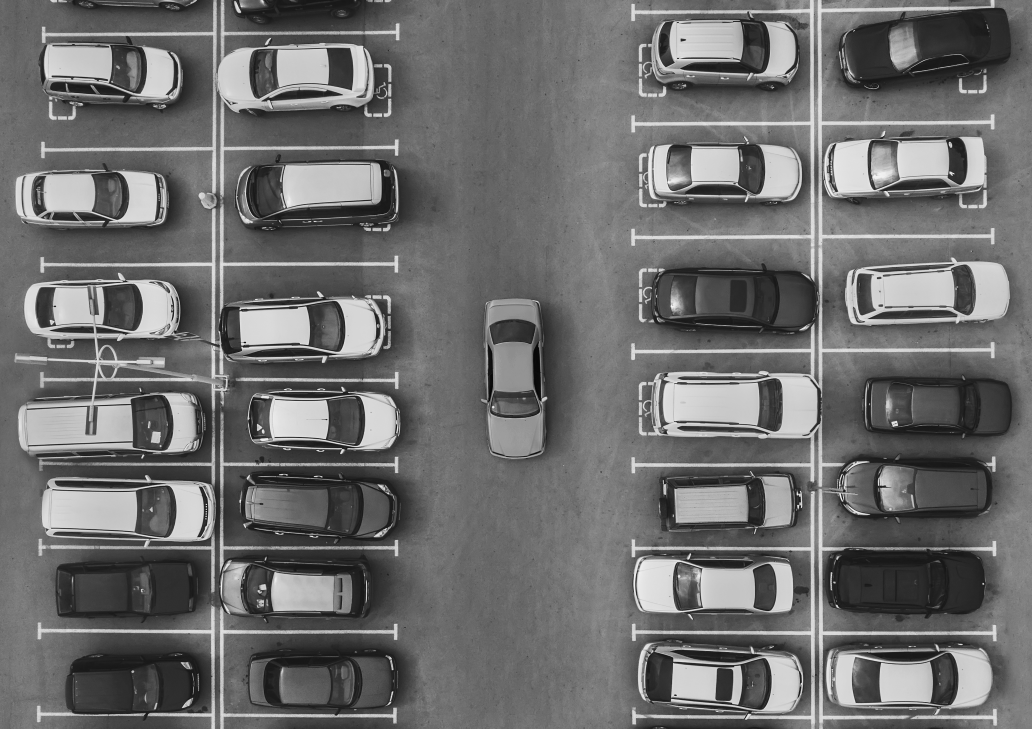
#> input picture output/steps/02_grayscale.png, 3096 x 2185 px (shown at 1/3 size)
$ python counting.py --input output/steps/02_grayscale.png
#> lines starting #> are read from the running program, lines starting #| are printed output that depends on the picture; after the words box and inside, x2 and y2 are one past the last pixel; in counts of white or black regions, pixels touching at a corner belong together
import argparse
import os

import cv2
import matplotlib.pyplot as plt
import numpy as np


BASE_SIZE = (3096, 2185)
OCCUPANCY_THRESHOLD = 0.08
EDGE_DENSITY_THRESHOLD = 0.025

# ROI dibuat dari posisi slot parkir pada gambar input. Nilai ini tetap diskalakan
# otomatis jika ukuran gambar berubah.
BASE_ROIS = np.array(
    [
        [130, 0, 620, 65], [700, 0, 1110, 95],
        [75, 130, 560, 335], [650, 135, 1160, 345],
        [30, 500, 505, 695], [705, 480, 1170, 685],
        [45, 835, 555, 1035], [675, 845, 1170, 1060],
        [35, 1085, 620, 1285], [735, 1110, 1190, 1320],
        [80, 1360, 590, 1605], [710, 1355, 1180, 1620],
        [85, 1645, 585, 1905], [690, 1660, 1165, 1905],
        [115, 1935, 625, 2180], [715, 1945, 1155, 2180],
        [1440, 835, 1635, 1325],
        [1935, 55, 2350, 290], [2500, 40, 3090, 275],
        [1920, 420, 2405, 625], [2510, 400, 3020, 610],
        [1930, 770, 2420, 995], [2520, 780, 3060, 980],
        [1920, 1090, 2405, 1325], [2570, 1100, 3060, 1305],
        [1920, 1360, 2405, 1605], [2520, 1320, 3035, 1585],
        [1920, 1640, 2420, 1905], [2505, 1600, 3060, 1885],
        [1900, 1930, 2410, 2180], [2500, 1930, 3065, 2180],
    ],
    dtype=np.float32,
)


def make_dirs(output_dir):
    os.makedirs(output_dir, exist_ok=True)
    os.makedirs(os.path.join(output_dir, "steps"), exist_ok=True)


def scaled_rois(image):
    height, width = image.shape[:2]
    scale = np.array([width / BASE_SIZE[0], height / BASE_SIZE[1]] * 2)
    rois = np.rint(BASE_ROIS * scale).astype(int)
    rois[:, [0, 2]] = np.clip(rois[:, [0, 2]], 0, width)
    rois[:, [1, 3]] = np.clip(rois[:, [1, 3]], 0, height)
    return rois


def create_masks(image):
    gray = cv2.cvtColor(image, cv2.COLOR_BGR2GRAY)
    hsv = cv2.cvtColor(image, cv2.COLOR_BGR2HSV)
    h, s, v = cv2.split(hsv)

    bright = ((v > 150) & (s < 105)).astype(np.uint8) * 255
    dark = ((v < 95) & (s < 150)).astype(np.uint8) * 255
    colored = ((s > 45) & (v > 55)).astype(np.uint8) * 255
    red = (((h < 12) | (h > 165)) & (s > 80) & (v > 80)).astype(np.uint8) * 255

    raw_mask = cv2.bitwise_or(cv2.bitwise_or(bright, dark), cv2.bitwise_or(colored, red))
    open_kernel = cv2.getStructuringElement(cv2.MORPH_ELLIPSE, (5, 5))
    close_kernel = cv2.getStructuringElement(cv2.MORPH_ELLIPSE, (13, 13))
    clean_mask = cv2.morphologyEx(raw_mask, cv2.MORPH_OPEN, open_kernel)
    clean_mask = cv2.morphologyEx(clean_mask, cv2.MORPH_CLOSE, close_kernel)
    edges = cv2.Canny(gray, 60, 160)

    return gray, raw_mask, clean_mask, edges


def detect_cars(rois, mask, edges):
    detections = []

    for i, (x1, y1, x2, y2) in enumerate(rois, start=1):
        roi_mask = mask[y1:y2, x1:x2]
        roi_edges = edges[y1:y2, x1:x2]
        area = max(1, roi_mask.size)
        mask_ratio = cv2.countNonZero(roi_mask) / area
        edge_density = cv2.countNonZero(roi_edges) / area

        if mask_ratio >= OCCUPANCY_THRESHOLD or edge_density >= EDGE_DENSITY_THRESHOLD:
            detections.append((i, x1, y1, x2, y2, mask_ratio, edge_density))

    return detections


def draw_rois(image, rois):
    result = image.copy()
    for i, (x1, y1, x2, y2) in enumerate(rois, start=1):
        cv2.rectangle(result, (x1, y1), (x2, y2), (255, 180, 0), 2)
        cv2.putText(result, str(i), (x1 + 6, max(22, y1 + 22)),
                    cv2.FONT_HERSHEY_SIMPLEX, 0.6, (255, 180, 0), 2)
    return result


def draw_result(image, detections):
    result = image.copy()

    for number, (_, x1, y1, x2, y2, _, _) in enumerate(detections, start=1):
        cv2.rectangle(result, (x1, y1), (x2, y2), (0, 255, 0), 3)
        cv2.putText(result, str(number), (x1 + 8, max(28, y1 + 28)),
                    cv2.FONT_HERSHEY_SIMPLEX, 0.8, (0, 0, 255), 2)

    label = f"Jumlah mobil: {len(detections)}"
    origin = (1230, 80)
    (tw, th), _ = cv2.getTextSize(label, cv2.FONT_HERSHEY_SIMPLEX, 1.5, 3)
    cv2.rectangle(result, (origin[0] - 18, origin[1] - th - 18),
                  (origin[0] + tw + 18, origin[1] + 14), (30, 30, 30), -1)
    cv2.putText(result, label, origin, cv2.FONT_HERSHEY_SIMPLEX,
                1.5, (0, 0, 255), 3, cv2.LINE_AA)
    return result


def save_overview(paths, output_path):
    titles = ["Original", "Grayscale", "Raw mask", "Morphology",
              "Edges", "ROI candidates", "Result"]

    plt.figure(figsize=(15, 9))
    for i, (title, path) in enumerate(zip(titles, paths), start=1):
        image = cv2.imread(path)
        if image is None:
            continue
        image = cv2.cvtColor(image, cv2.COLOR_BGR2RGB) if image.ndim == 3 else image
        plt.subplot(2, 4, i)
        plt.imshow(image, cmap="gray" if image.ndim == 2 else None)
        plt.title(title)
        plt.axis("off")

    plt.tight_layout()
    plt.savefig(output_path, dpi=160)
    plt.close()


def write_count(output_dir, detections):
    with open(os.path.join(output_dir, "count.txt"), "w", encoding="utf-8") as file:
        file.write(f"Jumlah mobil terdeteksi: {len(detections)}\n")
        for roi_id, x1, y1, x2, y2, mask_ratio, edge_density in detections:
            file.write(
                f"ROI {roi_id}: bbox=({x1}, {y1}, {x2}, {y2}), "
                f"mask_ratio={mask_ratio:.3f}, edge_density={edge_density:.3f}\n"
            )


def run(input_path, output_dir):
    image = cv2.imread(input_path)
    if image is None:
        raise FileNotFoundError(f"Gambar tidak ditemukan: {input_path}")

    make_dirs(output_dir)
    steps_dir = os.path.join(output_dir, "steps")

    gray, raw_mask, clean_mask, edges = create_masks(image)
    rois = scaled_rois(image)
    detections = detect_cars(rois, clean_mask, edges)
    roi_preview = draw_rois(image, rois)
    result = draw_result(image, detections)

    paths = [
        os.path.join(steps_dir, "01_original.png"),
        os.path.join(steps_dir, "02_grayscale.png"),
        os.path.join(steps_dir, "03_raw_mask.png"),
        os.path.join(steps_dir, "04_morphology.png"),
        os.path.join(steps_dir, "05_edges.png"),
        os.path.join(steps_dir, "06_roi_candidates.png"),
        os.path.join(output_dir, "result.png"),
    ]

    for path, image_step in zip(paths, [image, gray, raw_mask, clean_mask, edges, roi_preview, result]):
        cv2.imwrite(path, image_step)

    save_overview(paths, os.path.join(steps_dir, "pipeline_overview.png"))
    write_count(output_dir, detections)
    return len(detections), paths[-1], os.path.join(steps_dir, "pipeline_overview.png")


def main():
    parser = argparse.ArgumentParser(description="Hitung jumlah mobil pada citra parkiran.")
    parser.add_argument("--input", default="input/parking.jpg")
    parser.add_argument("--output", default="output")
    args = parser.parse_args()

    count, result_path, overview_path = run(args.input, args.output)
#> in run, image is the input picture: shape (2185, 3096, 3); min 0, max 255, mean 109.3
#> in create_masks, `hsv = cv2.cvtColor(image, cv2.COLOR_BGR2HSV)`: hsv: shape (2185, 3096, 3); mean H, S, V 0, 0, 109.3
#> in create_masks, `h, s, v = cv2.split(hsv)`: h: shape (2185, 3096); every value is 0
#> in create_masks, `bright = ((v > 150) & (s < 105)).astype(np.uint8) * 255`:
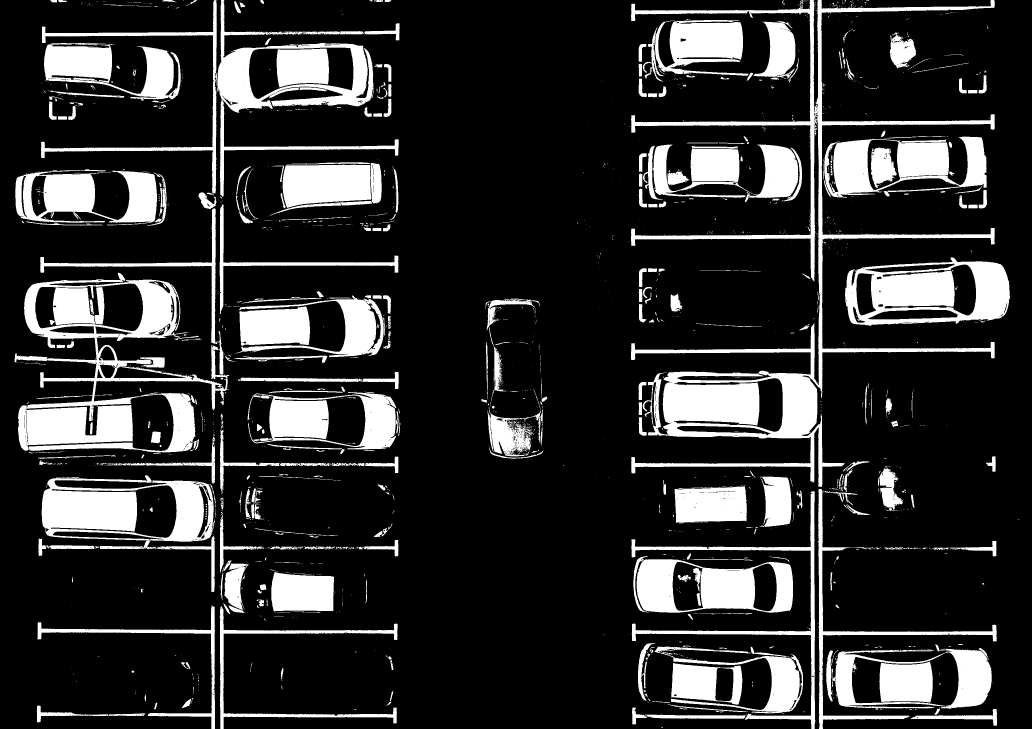
#> bright: shape (2185, 3096) (shown at 1/3 size); 18% white; 2101 white regions (1601 under 20 px), largest, box (x1, y1, x2, y2) and area: (1893, 0, 2985, 1461) 155560, (43, 818, 683, 1357) 80233, (125, 1426, 645, 1648) 60710
#> in create_masks, `dark = ((v < 95) & (s < 150)).astype(np.uint8) * 255`: dark: shape (2185, 3096); 39.1% white; 10703 white regions (10072 under 20 px), largest, box (x1, y1, x2, y2) and area: (64, 797, 1269, 1891) 448333, (2467, 1059, 3064, 1643) 236507, (667, 448, 1351, 787) 127477
#> in create_masks, `raw_mask = cv2.bitwise_or(cv2.bitwise_or(bright, dark), cv2.bitwise_or..`: raw_mask: shape (2185, 3096); 57.2% white; 16429 black regions (15083 under 20 px), largest, box (x1, y1, x2, y2) and area: (1068, 0, 2436, 2185) 1612882, (2464, 0, 3096, 2185) 444513, (0, 0, 800, 2185) 392759
#> in create_masks, `clean_mask = cv2.morphologyEx(raw_mask, cv2.MORPH_OPEN, open_kernel)`: clean_mask: shape (2185, 3096); 54.1% white; 6873 black regions (5880 under 20 px), largest, box (x1, y1, x2, y2) and area: (1009, 0, 2457, 2185) 1726675, (0, 0, 1008, 2185) 488550, (2463, 0, 3096, 2185) 482148
#> in create_masks, `clean_mask = cv2.morphologyEx(clean_mask, cv2.MORPH_CLOSE, close_kernel)`: clean_mask: shape (2185, 3096); 58.7% white; 216 black regions, largest, box (x1, y1, x2, y2) and area: (1086, 0, 2433, 2185) 1605057, (2464, 0, 3096, 2185) 449435, (0, 0, 639, 2185) 341100
#> in create_masks, `edges = cv2.Canny(gray, 60, 160)`:
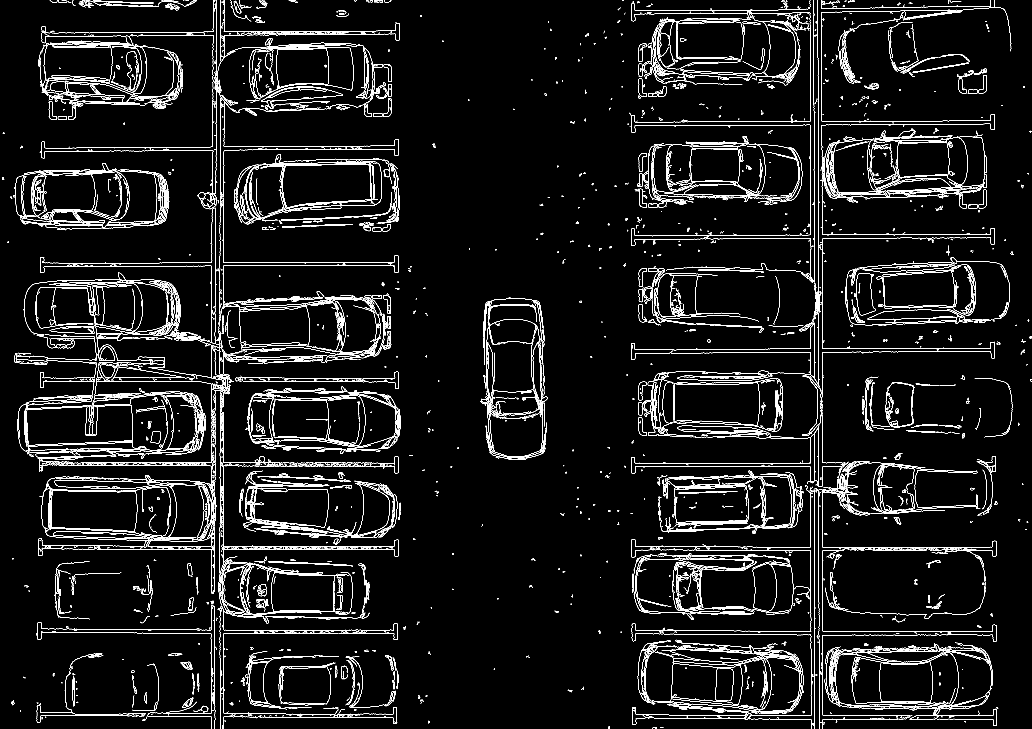
#> edges: shape (2185, 3096) (shown at 1/3 size); 4.1% white in thin lines or dots
#> in run, `rois = scaled_rois(image)`: rois = 31 rows, first 6: [130, 0, 620, 65], [700, 0, 1110, 95], [75, 130, 560, 335], [650, 135, 1160, 345], [30, 500, 505, 695], [705, 480, 1170, 685]
#> the loop in detect_cars, `for i, (x1, y1, x2, y2) in enumerate(rois, start=1):` made 31 passes
#> (x1, y1, x2, y2, area, mask_ratio, edge_density) on passes 1 to 12: (130, 0, 620, 65, 31850, 0.875, 0.0498), (700, 0, 1110, 95, 38950, 0.981, 0.0295), (75, 130, 560, 335, 99425, 0.84, 0.0799), (650, 135, 1160, 345, 107100, 0.955, 0.0732), (30, 500, 505, 695, 92625, 0.879, 0.087), (705, 480, 1170, 685, 95325, 0.96, 0.079), (45, 835, 555, 1035, 102000, 0.902, 0.0799), (675, 845, 1170, 1060, 106425, 0.937, 0.0655), (35, 1085, 620, 1285, 117000, 0.841, 0.0712), (735, 1110, 1190, 1320, 95550, 0.989, 0.0642), (80, 1360, 590, 1605, 124950, 0.89, 0.0621), (710, 1355, 1180, 1620, 124550, 0.86, 0.0757)
#> pass 1, in detect_cars, `roi_edges = edges[y1:y2, x1:x2]`:
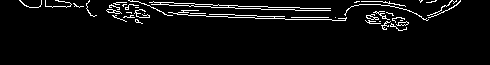
#> roi_edges: shape (65, 490); 5% white in thin lines or dots, all inside (x1, y1, x2, y2) = (19, 0, 461, 31)
#> after the loop in detect_cars, `for i, (x1, y1, x2, y2) in enumerate(rois, start=1):`:
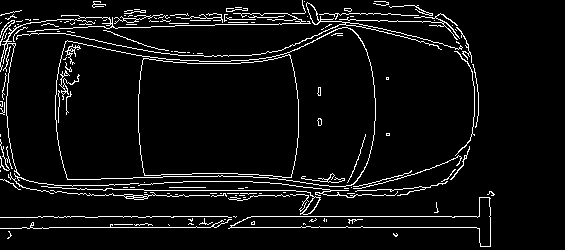
#> roi_edges: shape (250, 565); 6% white in thin lines or dots, all inside (x1, y1, x2, y2) = (0, 0, 495, 247)
#> after the loop in detect_cars, `for i, (x1, y1, x2, y2) in enumerate(rois, start=1):`:
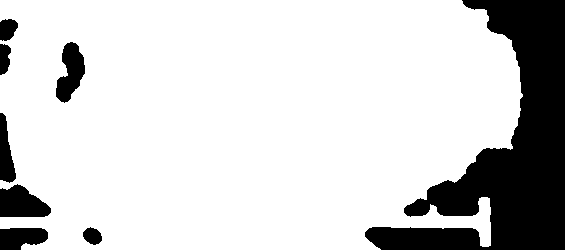
#> roi_mask: shape (250, 565); 81.8% white; 8 black regions, largest, box (x1, y1, x2, y2) and area: (365, 0, 565, 250) 21093, (0, 184, 51, 217) 1220, (56, 42, 85, 103) 1069
#> after the loop in detect_cars, `for i, (x1, y1, x2, y2) in enumerate(rois, start=1):`: detections = 31 items
#> the loop in draw_rois, `for i, (x1, y1, x2, y2) in enumerate(rois, start=1):` made 31 passes
#> (x1, y1, x2, y2) on passes 1 to 12: (130, 0, 620, 65), (700, 0, 1110, 95), (75, 130, 560, 335), (650, 135, 1160, 345), (30, 500, 505, 695), (705, 480, 1170, 685), (45, 835, 555, 1035), (675, 845, 1170, 1060), (35, 1085, 620, 1285), (735, 1110, 1190, 1320), (80, 1360, 590, 1605), (710, 1355, 1180, 1620)
#> the loop in draw_result, `for number, (_, x1, y1, x2, y2, _, _) in enumerate(detections, start=1):` made 31 passes
#> after the loop in draw_result, `for number, (_, x1, y1, x2, y2, _, _) in enumerate(detections, start=1):`:
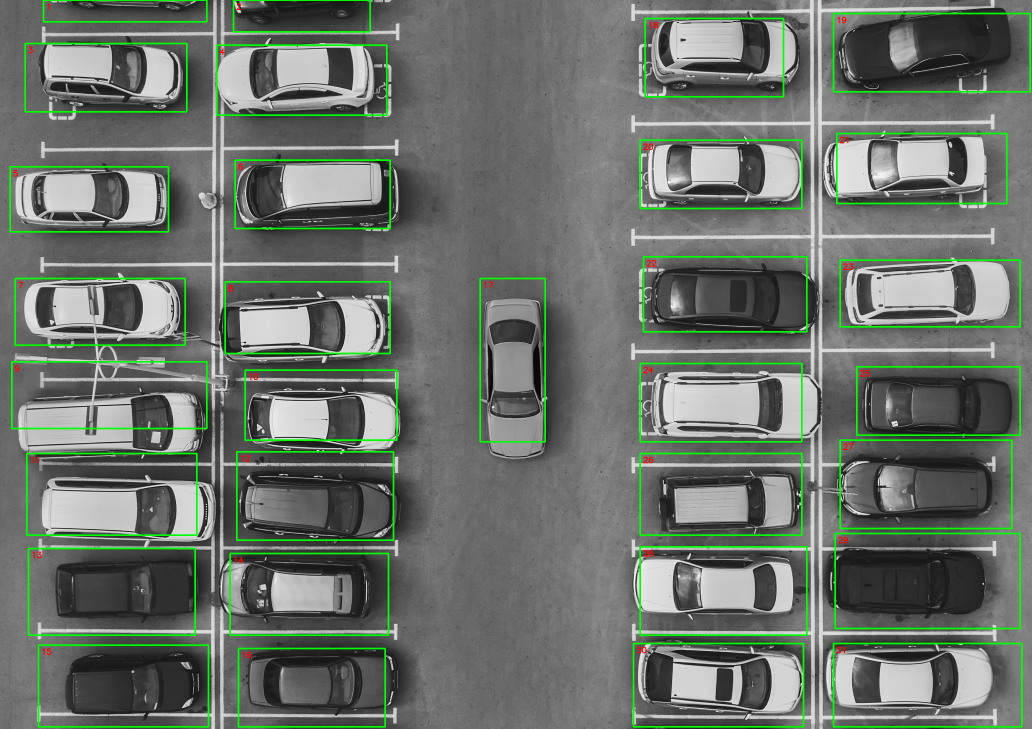
#> result: shape (2185, 3096, 3) (shown at 1/3 size); mean B, G, R 106.1, 114.4, 106.3
#> in draw_result, `label = f"Jumlah mobil: {len(detections)}"`: label = 'Jumlah mobil: 31'
#> in draw_result, `(tw, th), _ = cv2.getTextSize(label, cv2.FONT_HERSHEY_SIMPLEX, 1.5, 3)`: tw = 418; th = 34
#> the loop in run, `for path, image_step in zip(paths, [image, gray, raw_mask, clean_mask,..` made 7 passes
#> path on passes 1 to 7: 'output/steps/01_original.png', 'output/steps/02_grayscale.png', 'output/steps/03_raw_mask.png', 'output/steps/04_morphology.png', 'output/steps/05_edges.png', 'output/steps/06_roi_candidates.png', 'output/result.png'
#> in save_overview, `plt.savefig(output_path, dpi=160)`:
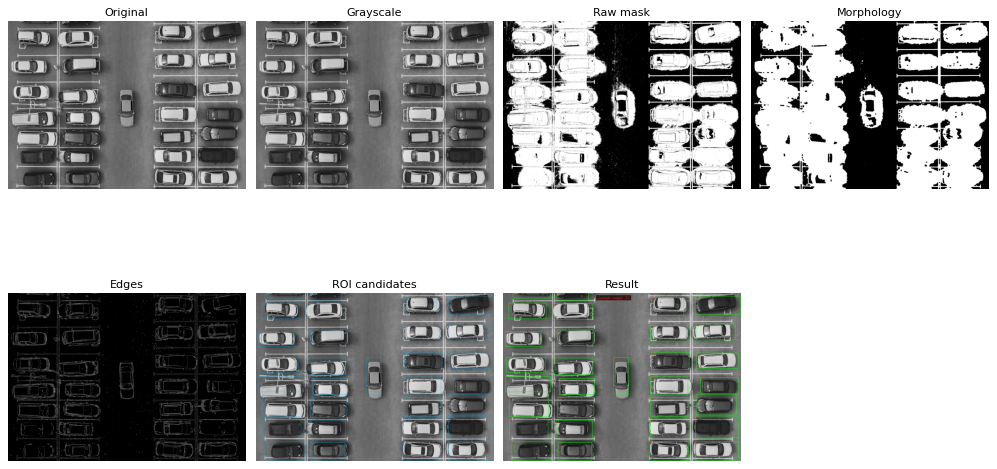
#> figure drawn by matplotlib, 7 panels
#> the loop in write_count, `for roi_id, x1, y1, x2, y2, mask_ratio, edge_density in detections:` made 31 passes
#> (x1, y1, x2, y2, mask_ratio, edge_density) on passes 1 to 12: (130, 0, 620, 65, 0.875, 0.0498), (700, 0, 1110, 95, 0.981, 0.0295), (75, 130, 560, 335, 0.84, 0.0799), (650, 135, 1160, 345, 0.955, 0.0732), (30, 500, 505, 695, 0.879, 0.087), (705, 480, 1170, 685, 0.96, 0.079), (45, 835, 555, 1035, 0.902, 0.0799), (675, 845, 1170, 1060, 0.937, 0.0655), (35, 1085, 620, 1285, 0.841, 0.0712), (735, 1110, 1190, 1320, 0.989, 0.0642), (80, 1360, 590, 1605, 0.89, 0.0621), (710, 1355, 1180, 1620, 0.86, 0.0757)
#> count = 31; result_path = 'output/result.png'; overview_path = 'output/steps/pipeline_overview.png'
    print(f"Jumlah mobil terdeteksi: {count}")
#| Jumlah mobil terdeteksi: 31
    print(f"Hasil deteksi disimpan di: {result_path}")
#| Hasil deteksi disimpan di: output/result.png
    print(f"Visualisasi pipeline disimpan di: {overview_path}")
#| Visualisasi pipeline disimpan di: output/steps/pipeline_overview.png


if __name__ == "__main__":
    main()
